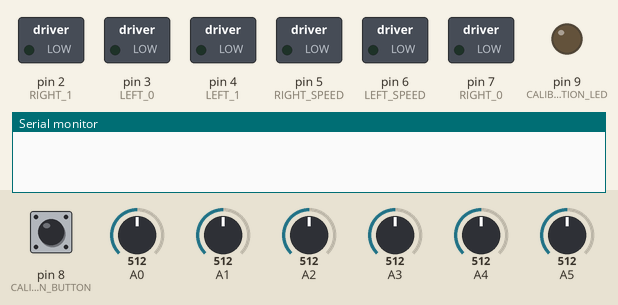
This sketch was run on a simulated Arduino Uno, built with avr-gcc and run on an emulated ATmega328P. On the bench: switched loads named in the sketch (green lamp = pin HIGH), output pins drawn as LEDs (lit = HIGH), the last lines printed to the serial monitor. The inputs (shaded band) are chosen by the test bench; at power-on: pin 8 (CALIBRATION_BUTTON) HIGH, A0 = 512, A1 = 512, A2 = 512, A3 = 512, A4 = 512, A5 = 512.

Above: at 0.8 s.
0.9 s: pin 8 (CALIBRATION_BUTTON) pulled LOW for 3.2 s
At 1.8 s:
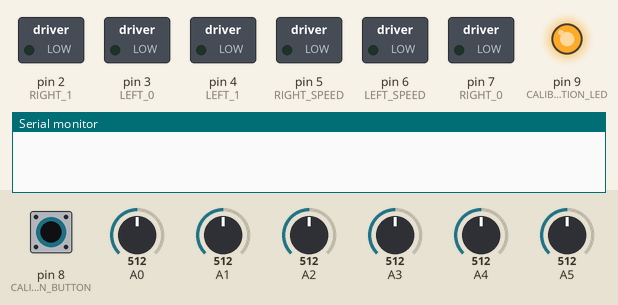
At 5.2 s:
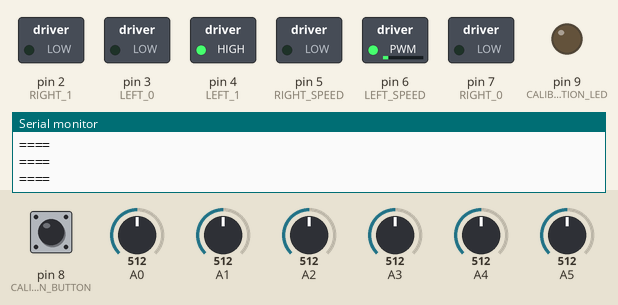
5.6 s: A0 set to 521
At 6.7 s:
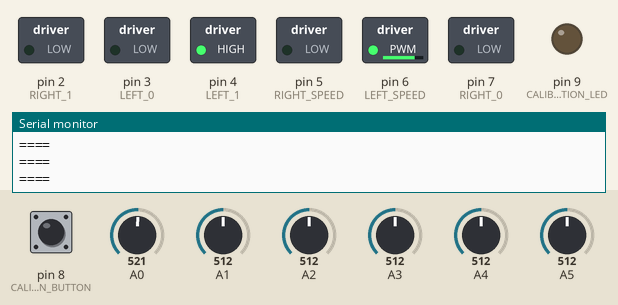
Timing chart, 0 to 8.6 s (numbered marks = the images above; inputs shaded):
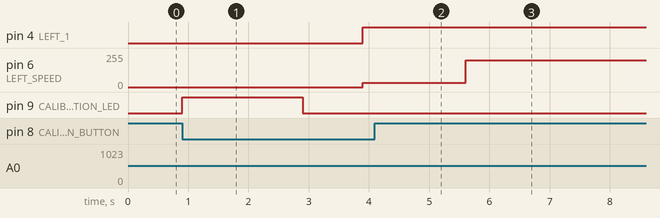

The sketch:

robot.ino
```cpp
#define LEFT_SPEED 6
#define LEFT_0 3
#define LEFT_1 4

#define RIGHT_SPEED 5
#define RIGHT_0 7
#define RIGHT_1 2
#define CALIBRATION_BUTTON 8
#define CALIBRATION_LED 9

void left_wheel(int);
void right_wheel(int);
unsigned char read_eyes();

int last_eye_index = -1;
int threshold = 300;

int right_motor_speeds[]  = {0, 130, 140, 170, 180, 200};
int left_motor_speeds[]   = {200, 180, 170, 140, 130, 0};

void setup() {
  Serial.begin(9600);

  pinMode(LEFT_0, OUTPUT);
  pinMode(LEFT_1, OUTPUT);
  pinMode(LEFT_SPEED, OUTPUT);

  pinMode(RIGHT_0, OUTPUT);
  pinMode(RIGHT_1, OUTPUT);
  pinMode(RIGHT_SPEED, OUTPUT);

  pinMode(CALIBRATION_BUTTON, INPUT_PULLUP);
  pinMode(CALIBRATION_LED, OUTPUT);

  left_wheel(0);
  right_wheel(0);


  while(digitalRead(CALIBRATION_BUTTON));
  int white_value = analogRead(A3);
  digitalWrite(CALIBRATION_LED, HIGH);
  delay(1000);
  digitalWrite(CALIBRATION_LED, LOW);

  while(digitalRead(CALIBRATION_BUTTON));
  digitalWrite(CALIBRATION_LED, HIGH);
  int black_value = analogRead(A3);
  delay(1000);
  digitalWrite(CALIBRATION_LED, LOW);
  delay(1000);
  threshold = (white_value + black_value) / 2;
}
void loop() {
  Serial.println("====");

  char eye_index = read_eyes();

  if(eye_index == -1)
    eye_index = last_eye_index;
  else
    last_eye_index = eye_index;

    left_wheel(left_motor_speeds[eye_index]);
    right_wheel(right_motor_speeds[eye_index]);
}


inline void left_wheel(int speed){
  digitalWrite(LEFT_0, speed < 0);
  digitalWrite(LEFT_1, speed > 0);
  analogWrite(LEFT_SPEED, abs(speed));
}

inline void right_wheel(int speed){
  digitalWrite(RIGHT_0, speed < 0);
  digitalWrite(RIGHT_1, speed > 0);
  analogWrite(RIGHT_SPEED, abs(speed));
}

unsigned char read_eyes(){
  if(analogRead(A0) > threshold) return 0;
  if(analogRead(A1) > threshold) return 1;
  if(analogRead(A5) > threshold) return 5;
  if(analogRead(A4) > threshold) return 4;
  if(analogRead(A2) > threshold) return 2;
  if(analogRead(A3) > threshold) return 3;
  return -1;
}
```

Measured:
- the behaviour switches between 512 and 513 on A0 (found by bisection; images 2 and 3)
- after the input at 0.9 s, pin 4 (LEFT_1): LOW → HIGH after 3.0 s; pin 6 (LEFT_SPEED): 0/255 → 32/255 after 3.0 s; pin 9 (CALIBRATION_LED): LOW → HIGH at once, → LOW 2.0 s later
- after the input at 5.6 s, pin 6 (LEFT_SPEED): 32/255 → 200/255 at once
